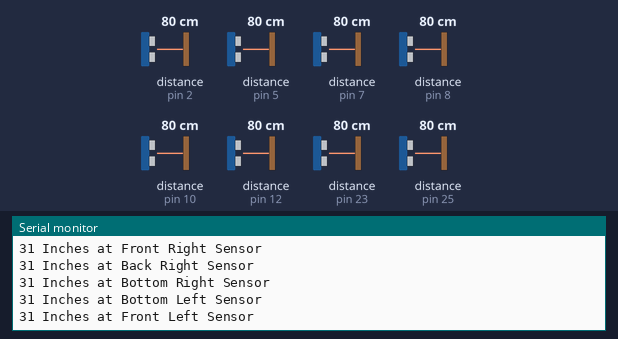
The sketch below on a simulated Arduino Mega 2560, built with avr-gcc and run on an emulated ATmega2560. Parts: the last lines printed to the serial monitor. Wiring (inferred from the names in the program): 5 × ultrasonic range finder: trigger pin 3, echo pin 2 / trigger pin 4, echo pin 5 / trigger pin 6, echo pin 7 / trigger pin 9, echo pin 8 / trigger pin 22, echo pin 23. The inputs (shaded band) are chosen by the test bench; at power-on: distance to the obstacle (sensors on pin 2, pin 5, pin 7, pin 8, pin 10, pin 12, pin 23, pin 25) 80 cm. The echo pulse lasts 58.3 µs per cm.

Above: at 8.8 s.
8.9 s: distance to the obstacle (sensor on pin 2) set to 2 cm
At 9.9 s:
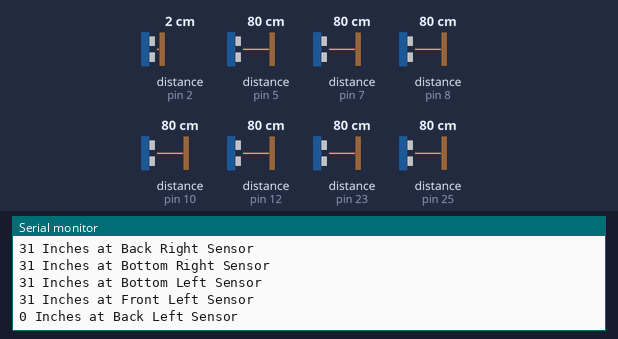
16.9 s: distance to the obstacle (sensor on pin 5) set to 2 cm
At 18.7 s:
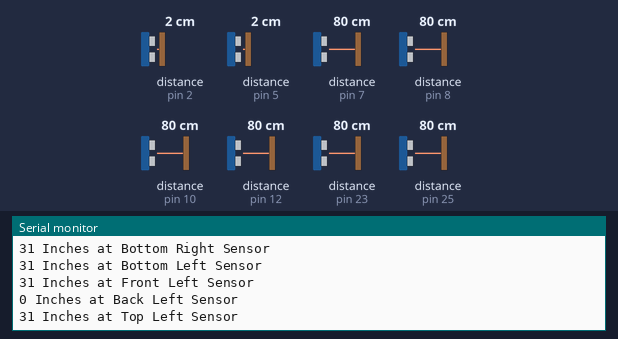
24.9 s: distance to the obstacle (sensor on pin 7) set to 2 cm
At 27.9 s:
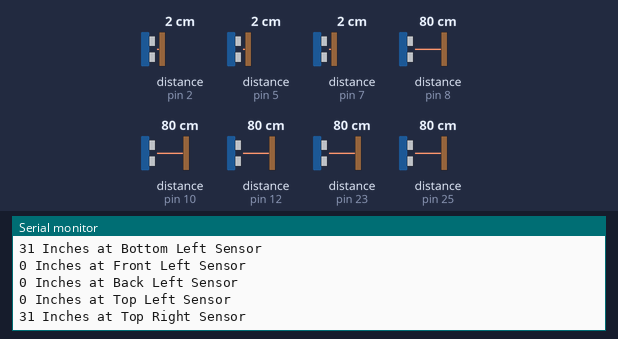
32.9 s: distance to the obstacle (sensor on pin 8) set to 2 cm
At 37.0 s:
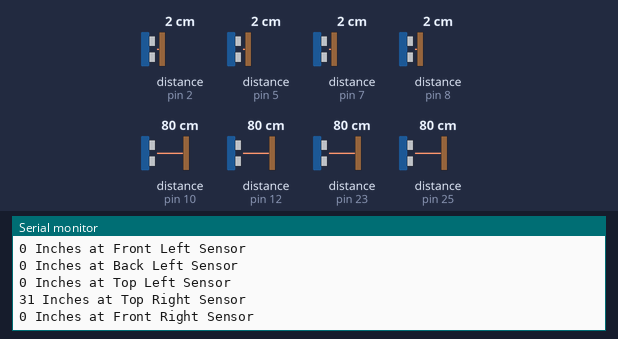
40.9 s: distance to the obstacle (sensor on pin 10) set to 2 cm
At 46.0 s:
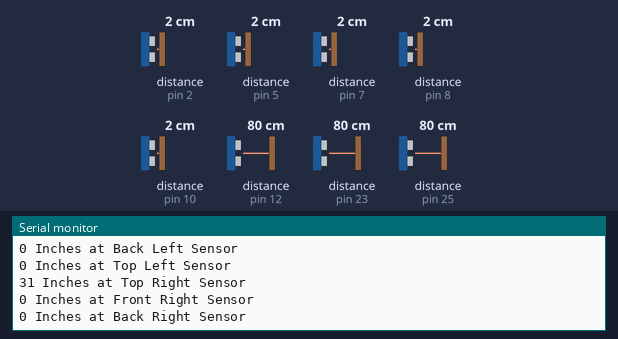
48.9 s: distance to the obstacle (sensor on pin 12) set to 2 cm
At 55.0 s:
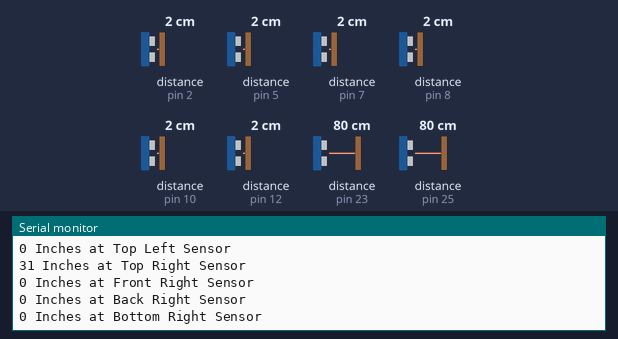

Measured:
- after the input at 8.9 s, the serial monitor: prints a new line after 0.15 s (image 1)
- after the input at 24.9 s, the serial monitor: prints a new line after 1.2 s (image 3)
- after the input at 32.9 s, the serial monitor: prints a new line after 3.3 s (image 4)
- after the input at 40.9 s, the serial monitor: prints a new line after 4.3 s (image 5)
- after the input at 48.9 s, the serial monitor: prints a new line after 5.3 s (image 6)

The sketch:

ultrasonic_8.ino
```cpp
/*
Code for ultrasonic distance measurements (HC-SR04) was adapted and modified from https://randomnerdtutorials.com/complete-guide-for-ultrasonic-sensor-hc-sr04/
Goal is for there to be six ultrasonic sensors around the robot (2 on the left side, 2 on the right side, one on front, one on back)
and create distance calculations of knowing where the robot is relative to the gameboard using a coordinate system
*/

//Front Left trig and echo pins and distance variables
#define Front_Left_trigPin 4    // Trigger
#define Front_Left_echoPin 5    // Echo
int duration_Front_Left,inches_Front_Left;

//Back Left trig and echo pins and distance variables
#define Back_Left_trigPin 3
#define Back_Left_echoPin 2
int duration_Back_Left,inches_Back_Left;

//Top Left trig and echo pins and distance variables
#define Top_Left_trigPin 6
#define Top_Left_echoPin 7
int duration_Top_Left,inches_Top_Left;

//Top Right trig and echo pins and distance variables
#define Top_Right_trigPin 22
#define Top_Right_echoPin 23
int duration_Top_Right,inches_Top_Right;

//Front Right trig and echo pins and distance variables
#define Front_Right_trigPin 9
#define Front_Right_echoPin 8
int duration_Front_Right,inches_Front_Right;

//Back Right trig and echo pins and distance variables
#define Back_Right_trigPin 11
#define Back_Right_echoPin 10
int duration_Back_Right,inches_Back_Right;
//Bottom Right trig and echo pins and distance variables

#define Bottom_Right_trigPin 13
#define Bottom_Right_echoPin 12
int duration_Bottom_Right,inches_Bottom_Right;

#define Bottom_Left_trigPin 24
#define Bottom_Left_echoPin 25
int duration_Bottom_Left,inches_Bottom_Left;

void setup() {
  //Serial Port begin
  Serial.begin(9600);
  //Define inputs and outputs (Trig and echo pins) of each of the ultrasonic sensors
  //Front Left
  pinMode(Front_Left_trigPin,OUTPUT);
  pinMode(Front_Left_echoPin,INPUT);
  //Back Left
  pinMode(Back_Left_trigPin,OUTPUT);
  pinMode(Back_Left_echoPin,INPUT);

  //Top Left
  pinMode(Top_Left_trigPin,OUTPUT);
  pinMode(Top_Left_echoPin,INPUT);

  //Top Right
  pinMode(Top_Right_trigPin,OUTPUT);
  pinMode(Top_Right_echoPin,INPUT);

  //Front Right
  pinMode(Front_Right_trigPin,OUTPUT);
  pinMode(Front_Right_echoPin,INPUT);

  //Back Right
  pinMode(Back_Right_trigPin,OUTPUT);
  pinMode(Back_Right_echoPin,INPUT);

  //Bottom Right
  pinMode(Bottom_Right_trigPin,OUTPUT);
  pinMode(Bottom_Right_echoPin,INPUT);

  //Bottom Left
  pinMode(Bottom_Left_trigPin,OUTPUT);
  pinMode(Bottom_Left_echoPin,INPUT);
}

void loop()
{
  //for each ultrasonic sensor calculate the distance measurement in inches
  findFrontLeftDistance();
  findBackLeftDistance();
  findTopLeftDistance();
  findTopRightDistance();
  findFrontRightDistance();
  findBackRightDistance();
  findBottomRightDistance();
  findBottomLeftDistance();

}
//for each of the sensor measurements followed reference listed in comment header
void findFrontLeftDistance()
{
  digitalWrite(Front_Left_trigPin, LOW);
  delayMicroseconds(5);
  digitalWrite(Front_Left_trigPin, HIGH);
  delayMicroseconds(10);
  digitalWrite(Front_Left_trigPin, LOW);
  pinMode(Front_Left_echoPin, INPUT);
  duration_Front_Left = pulseIn(Front_Left_echoPin, HIGH);
  // Convert the time into a distance
  inches_Front_Left = (duration_Front_Left/2) / 74;   // Divide by 74 or multiply by 0.0135
  Serial.print(inches_Front_Left);
  Serial.println(" Inches at Front Left Sensor");
  delay(1000);

}
void findBackLeftDistance()
{
//below is back left calculations
  digitalWrite(Back_Left_trigPin, LOW);
  delayMicroseconds(5);
  digitalWrite(Back_Left_trigPin, HIGH);
  delayMicroseconds(10);
  digitalWrite(Back_Left_trigPin, LOW);
  pinMode(Back_Left_echoPin, INPUT);
  duration_Back_Left = pulseIn(Back_Left_echoPin, HIGH);
  inches_Back_Left = (duration_Back_Left/2) / 74;   // Divide by 74 or multiply by 0.0135
  Serial.print(inches_Back_Left);
  Serial.println(" Inches at Back Left Sensor");
  delay(1000);
}
void findTopLeftDistance()
{
 //below is Top Left calculations
  digitalWrite(Top_Left_trigPin,LOW);
  delayMicroseconds(5);
  digitalWrite(Top_Left_trigPin, HIGH);
  delayMicroseconds(10);
  digitalWrite(Top_Left_trigPin,LOW);
  pinMode(Top_Left_echoPin, INPUT);
  duration_Top_Left = pulseIn(Top_Left_echoPin, HIGH);
  inches_Top_Left = (duration_Top_Left/2) / 74;
  Serial.print(inches_Top_Left);
  Serial.println(" Inches at Top Left Sensor");
  delay(1000);
}
void findTopRightDistance()
{
 //below is Top Left calculations
  digitalWrite(Top_Right_trigPin,LOW);
  delayMicroseconds(5);
  digitalWrite(Top_Right_trigPin, HIGH);
  delayMicroseconds(10);
  digitalWrite(Top_Right_trigPin,LOW);
  pinMode(Top_Right_echoPin, INPUT);
  duration_Top_Right = pulseIn(Top_Right_echoPin, HIGH);
  inches_Top_Right = (duration_Top_Right/2) / 74;
  Serial.print(inches_Top_Right);
  Serial.println(" Inches at Top Right Sensor");
  delay(1000);
}
void findFrontRightDistance()
{
  digitalWrite(Front_Right_trigPin,LOW);
  delayMicroseconds(5);
  digitalWrite(Front_Right_trigPin, HIGH);
  delayMicroseconds(10);
  digitalWrite(Front_Right_trigPin,LOW);
  pinMode(Front_Right_echoPin, INPUT);
  duration_Front_Right = pulseIn(Front_Right_echoPin, HIGH);
  inches_Front_Right = (duration_Front_Right/2) / 74;
  Serial.print(inches_Front_Right);
  Serial.println(" Inches at Front Right Sensor");
  delay(1000);
}
void findBackRightDistance()
{
  digitalWrite(Back_Right_trigPin,LOW);
  delayMicroseconds(5);
  digitalWrite(Back_Right_trigPin, HIGH);
  delayMicroseconds(10);
  digitalWrite(Back_Right_trigPin,LOW);
  pinMode(Back_Right_echoPin, INPUT);
  duration_Back_Right = pulseIn(Back_Right_echoPin, HIGH);
  inches_Back_Right = (duration_Back_Right/2) / 74;
  Serial.print(inches_Back_Right);
  Serial.println(" Inches at Back Right Sensor");
  delay(1000);
}

void findBottomRightDistance()
{
  digitalWrite(Bottom_Right_trigPin,LOW);
  delayMicroseconds(5);
  digitalWrite(Bottom_Right_trigPin, HIGH);
  delayMicroseconds(10);
  digitalWrite(Bottom_Right_trigPin,LOW);
  pinMode(Bottom_Right_echoPin, INPUT);
  duration_Bottom_Right = pulseIn(Bottom_Right_echoPin, HIGH);
  inches_Bottom_Right = (duration_Bottom_Right/2) / 74;
  Serial.print(inches_Bottom_Right);
  Serial.println(" Inches at Bottom Right Sensor");
  delay(1000);

}
void findBottomLeftDistance()
{
  digitalWrite(Bottom_Left_trigPin,LOW);
  delayMicroseconds(5);
  digitalWrite(Bottom_Left_trigPin, HIGH);
  delayMicroseconds(10);
  digitalWrite(Bottom_Left_trigPin,LOW);
  pinMode(Bottom_Left_echoPin, INPUT);
  duration_Bottom_Left = pulseIn(Bottom_Left_echoPin, HIGH);
  inches_Bottom_Left = (duration_Bottom_Left/2) / 74;
  Serial.print(inches_Bottom_Left);
  Serial.println(" Inches at Bottom Left Sensor");
  delay(1000);

}
```
